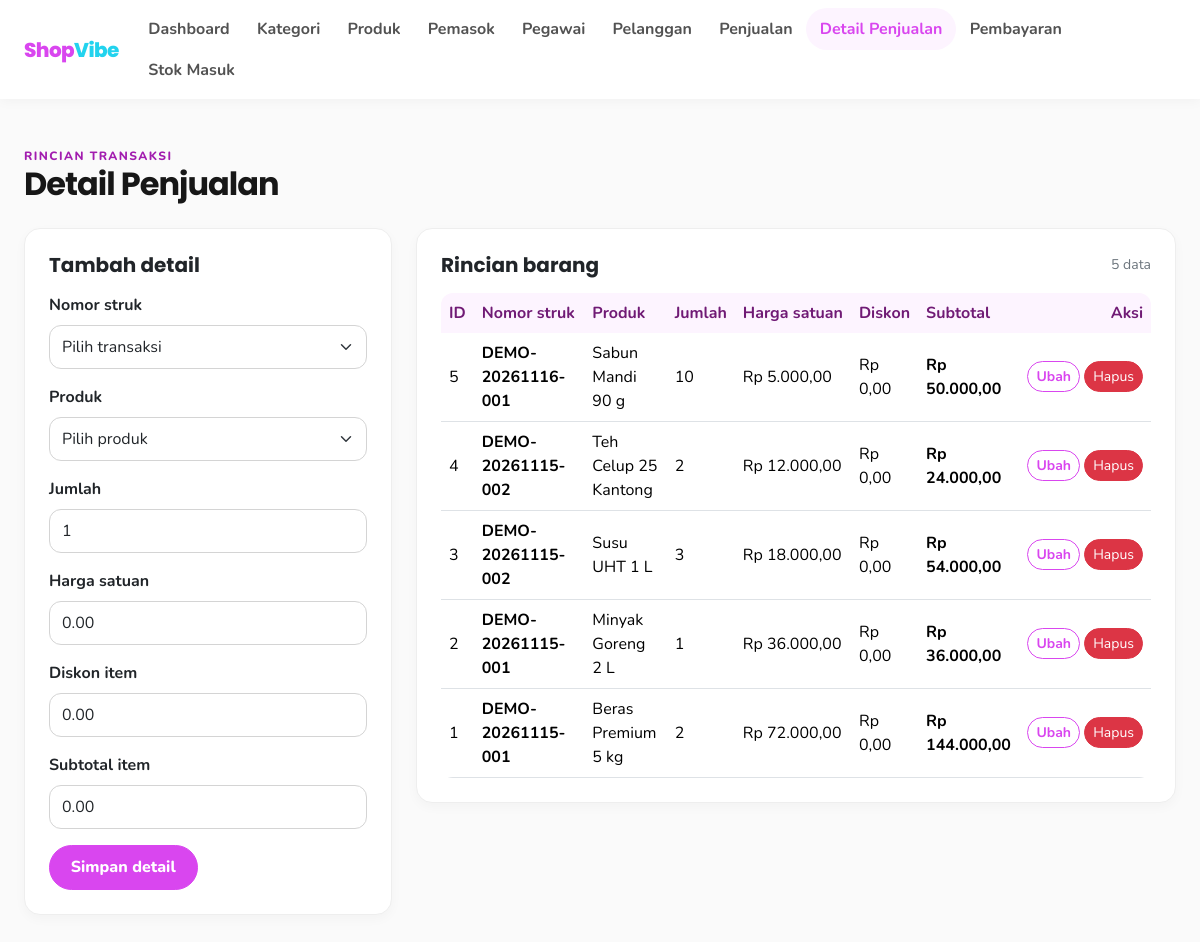
Screenshot of /detail_penjualan.php with the database file from the repository.
### tables this page shows
CREATE TABLE `detail_penjualan` (
  `id_detail` int UNSIGNED NOT NULL,
  `id_penjualan` int UNSIGNED NOT NULL,
  `id_produk` int UNSIGNED NOT NULL,
  `jumlah` int NOT NULL,
  `harga_satuan` decimal(12,2) NOT NULL DEFAULT '0.00',
  `diskon_item` decimal(12,2) NOT NULL DEFAULT '0.00',
  `subtotal_item` decimal(12,2) NOT NULL DEFAULT '0.00'
);

CREATE TABLE `penjualan` (
  `id_penjualan` int UNSIGNED NOT NULL,
  `id_pegawai` int UNSIGNED NOT NULL,
  `id_pelanggan` int UNSIGNED DEFAULT NULL,
  `nomor_struk` varchar(40) NOT NULL,
  `tanggal_penjualan` datetime NOT NULL,
  `subtotal` decimal(12,2) NOT NULL DEFAULT '0.00',
  `diskon` decimal(12,2) NOT NULL DEFAULT '0.00',
  `pajak` decimal(12,2) NOT NULL DEFAULT '0.00',
  `total_bayar` decimal(12,2) NOT NULL DEFAULT '0.00',
  `status_transaksi` enum('Selesai','Dibatalkan','Dikembalikan') NOT NULL DEFAULT 'Selesai'
);

CREATE TABLE `produk` (
  `id_produk` int UNSIGNED NOT NULL,
  `id_kategori` int UNSIGNED NOT NULL,
  `id_pemasok` int UNSIGNED NOT NULL,
  `kode_produk` varchar(30) NOT NULL,
  `barcode` varchar(50) DEFAULT NULL,
  `nama_produk` varchar(150) NOT NULL,
  `merek` varchar(100) DEFAULT NULL,
  `satuan` varchar(30) NOT NULL,
  `harga_beli` decimal(12,2) NOT NULL DEFAULT '0.00',
  `harga_jual` decimal(12,2) NOT NULL DEFAULT '0.00',
  `stok` int NOT NULL DEFAULT '0',
  `stok_minimum` int NOT NULL DEFAULT '0',
  `tanggal_kedaluwarsa` date DEFAULT NULL
);

### detail_penjualan.php (the view, shortened to what this page needs)
<?php
include 'config.php';
$edit = null;
$rows = $conn->query('SELECT d.*, j.nomor_struk, p.nama_produk FROM detail_penjualan d JOIN penjualan j ON j.id_penjualan=d.id_penjualan JOIN produk p ON p.id_produk=d.id_produk ORDER BY d.id_detail DESC');
render_header('Detail Penjualan', 'detail_penjualan.php');
?>
<div class="mb-4"><div class="eyebrow">Rincian transaksi</div><h1 class="page-title h2 mb-0">Detail Penjualan</h1></div>
<div class="row g-4">
    <div class="col-lg-4">
        <div class="card p-4">
            <h2 class="h5 fw-bold mb-3"><?= $edit ? 'Ubah detail' : 'Tambah detail' ?></h2>
            <form method="post">
                <div class="mb-3"><label class="form-label fw-bold">Nomor struk</label><select class="form-select" name="id_penjualan" required><option value="">Pilih transaksi</option></select></div>
                <div class="mb-3"><label class="form-label fw-bold">Produk</label><select class="form-select" name="id_produk" required><option value="">Pilih produk</option></select></div>
                <div class="mb-3"><label class="form-label fw-bold">Jumlah</label><input class="form-control" type="number" name="jumlah" min="1" required value="<?= e($edit['jumlah'] ?? '1') ?>"></div>
                <div class="mb-3"><label class="form-label fw-bold">Harga satuan</label><input class="form-control" type="number" name="harga_satuan" min="0" step="0.01" required value="<?= e($edit['harga_satuan'] ?? '0.00') ?>"></div>
                <div class="mb-3"><label class="form-label fw-bold">Diskon item</label><input class="form-control" type="number" name="diskon_item" min="0" step="0.01" required value="<?= e($edit['diskon_item'] ?? '0.00') ?>"></div>
                <div class="mb-3"><label class="form-label fw-bold">Subtotal item</label><input class="form-control" type="number" name="subtotal_item" min="0" step="0.01" required value="<?= e($edit['subtotal_item'] ?? '0.00') ?>"></div>
                <button class="btn btn-primary" type="submit">Simpan detail</button>
            </form>
        </div>
    </div>
    <div class="col-lg-8">
        <div class="card p-3 p-lg-4">
            <div class="d-flex justify-content-between align-items-center mb-3"><h2 class="h5 fw-bold mb-0">Rincian barang</h2><span class="text-secondary small"><?= $rows->num_rows ?> data</span></div>
            <div class="table-responsive"><table class="table table-hover align-middle mb-0">
                <thead><tr><th>ID</th><th>Nomor struk</th><th>Produk</th><th>Jumlah</th><th>Harga satuan</th><th>Diskon</th><th>Subtotal</th><th class="text-end">Aksi</th></tr></thead>
                <tbody>
                <?php while ($row = $rows->fetch_assoc()): ?>
                    <tr><td><?= e($row['id_detail']) ?></td><td class="fw-bold"><?= e($row['nomor_struk']) ?></td><td><?= e($row['nama_produk']) ?></td><td><?= e($row['jumlah']) ?></td><td>Rp <?= number_format((float) $row['harga_satuan'], 2, ',', '.') ?></td><td>Rp <?= number_format((float) $row['diskon_item'], 2, ',', '.') ?></td><td class="fw-bold">Rp <?= number_format((float) $row['subtotal_item'], 2, ',', '.') ?></td>
                    <td class="text-end text-nowrap"><a class="btn btn-sm btn-outline-primary" href="?edit=<?= e($row['id_detail']) ?>">Ubah</a>
                        <form class="d-inline" method="post" onsubmit="return confirm('Hapus detail penjualan ini?')"><button class="btn btn-sm btn-danger" type="submit">Hapus</button></form>
                    </td></tr>
                <?php endwhile; ?>
                </tbody>
            </table></div>
        </div>
    </div>
</div>
<?php render_footer(); ?>

### config.php (shortened to what this page needs)
<?php
function e($value): string
{
    return htmlspecialchars((string) ($value ?? ''), ENT_QUOTES, 'UTF-8');
}
function render_header(string $title, string $active = ''): void
{
    $menus = [
        'index.php' => 'Dashboard',
        'kategori.php' => 'Kategori',
        'produk.php' => 'Produk',
        'pemasok.php' => 'Pemasok',
        'pegawai.php' => 'Pegawai',
        'pelanggan.php' => 'Pelanggan',
        'penjualan.php' => 'Penjualan',
        'detail_penjualan.php' => 'Detail Penjualan',
        'pembayaran.php' => 'Pembayaran',
        'stok_masuk.php' => 'Stok Masuk',
    ];
    ?>
    <!doctype html>
    <html lang="id">
    <head>
        <link href="https://cdn.jsdelivr.net/npm/bootstrap@5.3.3/dist/css/bootstrap.min.css" rel="stylesheet">
    </head>
    <body>
    <nav class="navbar navbar-expand-xl sticky-top">
        <div class="container-fluid px-3 px-lg-4">
            <a class="navbar-brand" href="index.php">Shop<span style="color:#22D3EE">Vibe</span></a>
            <div class="collapse navbar-collapse" id="mainNav">
                <div class="navbar-nav ms-auto flex-wrap">
                    <?php foreach ($menus as $url => $label): ?>
                        <a class="nav-link <?= $active === $url ? 'active' : '' ?>" href="<?= e($url) ?>"><?= e($label) ?></a>
                    <?php endforeach; ?>
                </div>
            </div>
        </div>
    </nav>
    <main class="container-fluid px-3 px-lg-4 py-4 py-lg-5">
    <?php
}
function render_footer(): void
{
    ?>
    </main>
    </body>
    </html>
    <?php
}

### config.php (style rules this page uses)
:root { --shop-primary:#D946EF; --shop-cyan:#22D3EE; --shop-yellow:#FACC15; --shop-bg:#FAFAFA; --shop-ink:#171717; }
body { background:var(--shop-bg); color:var(--shop-ink); font-family:'Nunito',sans-serif; }
h1,h2,h3,.navbar-brand { font-family:'Poppins',sans-serif; }
.navbar { background:#fff; box-shadow:0 2px 12px #0000000a; }
.navbar-brand { color:var(--shop-primary)!important; font-weight:800; letter-spacing:-.03em; }
.nav-link { border-radius:999px; color:#525252; font-weight:700; padding:.55rem .85rem!important; }
.nav-link:hover,.nav-link.active { background:#FDF4FF; color:var(--shop-primary)!important; }
.page-title { font-weight:700; letter-spacing:-.03em; }
.card { border:1px solid #eee; border-radius:16px; box-shadow:0 4px 12px #00000008; }
.btn-primary { --bs-btn-bg:var(--shop-primary); --bs-btn-border-color:var(--shop-primary); --bs-btn-hover-bg:#C026D3; --bs-btn-hover-border-color:#C026D3; --bs-btn-active-bg:#A21CAF; border-radius:999px; font-weight:800; padding:.6rem 1.3rem; }
.btn-outline-primary { --bs-btn-color:var(--shop-primary); --bs-btn-border-color:var(--shop-primary); --bs-btn-hover-bg:#FDF4FF; --bs-btn-hover-color:var(--shop-primary); --bs-btn-hover-border-color:var(--shop-primary); border-radius:999px; font-weight:700; }
.btn-danger { border-radius:999px; }
.form-control,.form-select { min-height:44px; border:1.5px solid #D4D4D4; border-radius:12px; }
.table thead th { background:#FDF4FF; color:#701A75; border-bottom:0; white-space:nowrap; }
.table td { vertical-align:middle; }
.table-responsive { border-radius:12px; }
.eyebrow { color:#A21CAF; font-size:.75rem; font-weight:800; letter-spacing:.12em; text-transform:uppercase; }

### rows the page displays
detail_penjualan: id_detail "5", id_penjualan.nomor_struk "DEMO-20261116-001", id_produk.nama_produk "Sabun Mandi 90 g", jumlah "10", harga_satuan "5.000,00", diskon_item "0,00", subtotal_item "50.000,00"
detail_penjualan: id_detail "4", id_penjualan.nomor_struk "DEMO-20261115-002", id_produk.nama_produk "Teh Celup 25 Kantong", jumlah "2", harga_satuan "12.000,00", diskon_item "0,00", subtotal_item "24.000,00"
detail_penjualan: id_detail "3", id_penjualan.nomor_struk "DEMO-20261115-002", id_produk.nama_produk "Susu UHT 1 L", jumlah "3", harga_satuan "18.000,00", diskon_item "0,00", subtotal_item "54.000,00"
detail_penjualan: id_detail "2", id_penjualan.nomor_struk "DEMO-20261115-001", id_produk.nama_produk "Minyak Goreng 2 L", jumlah "1", harga_satuan "36.000,00", diskon_item "0,00", subtotal_item "36.000,00"
detail_penjualan: id_detail "1", id_penjualan.nomor_struk "DEMO-20261115-001", id_produk.nama_produk "Beras Premium 5 kg", jumlah "2", harga_satuan "72.000,00", diskon_item "0,00", subtotal_item "144.000,00"

### other values shown
$label "Dashboard"
$label "Kategori"
$label "Produk"
$label "Pemasok"
$label "Pegawai"
$label "Pelanggan"
$label "Penjualan"
$label "Detail Penjualan"
$label "Pembayaran"
$label "Stok Masuk"
$rows->num_rows "5"
